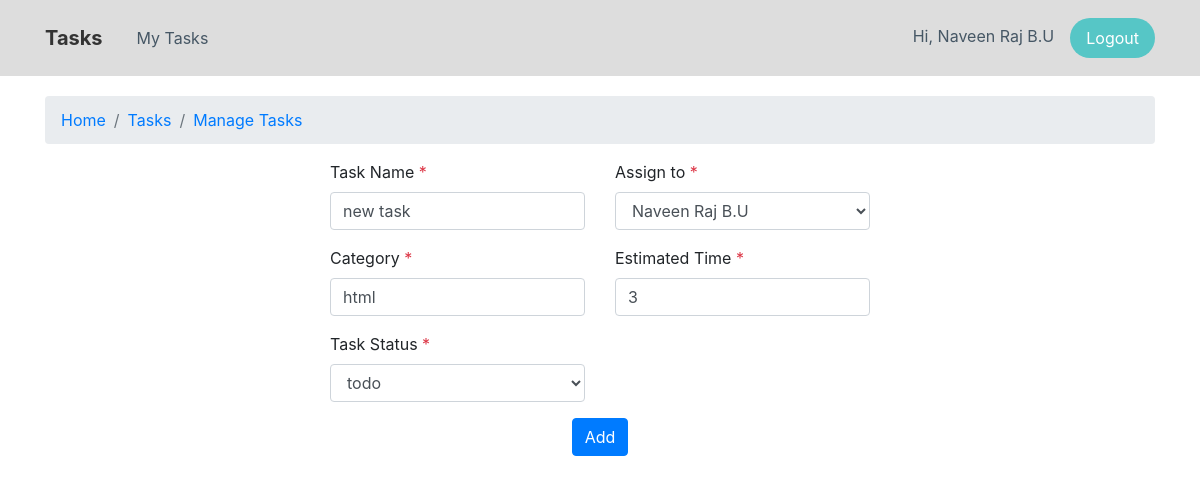
The page /edit-tasks.php (signed in) on the database its author committed.
### tables this page shows
CREATE TABLE `tasks` (
  `id` int(20) NOT NULL,
  `employee_id` int(20) NOT NULL,
  `task_name` varchar(80) NOT NULL,
  `estimated_time` int(20) NOT NULL,
  `completed_time` int(20) DEFAULT NULL,
  `category` varchar(50) DEFAULT NULL,
  `task_status` varchar(50) NOT NULL,
  `report` varchar(100) DEFAULT NULL,
  `date_time` datetime NOT NULL
);

### Main.php (called while the page is built, shortened)
<?php
class Main
{
    protected $mysqli;
    public function __construct()
    {
        include 'config/config.php';
        $this->mysqli =$mysqli;
    }
    public function get_employees($id = null){
        if(is_null($id)){
            $result = mysqli_query($this->mysqli,"SELECT * FROM employees order by id desc");
        }
        else{
            $result = mysqli_query($this->mysqli,"SELECT * FROM employees where id = '$id'");
        }
        return $result;
    }
    public function get_tasks($id = null){
        if(is_null($id)) $result = mysqli_query($this->mysqli,"SELECT t.*,e.name as employee_name FROM tasks as t left join employees as e on t.employee_id = e.id order by t.id desc");
        else $result = mysqli_query($this->mysqli,"SELECT t.*,e.name as employee_name FROM tasks as t left join employees as e on t.employee_id = e.id where t.id = '$id'");
        return $result;
    }
}

### edit-tasks.php (the view, shortened to what this page needs)
<?php
require_once "Main.php";
$main = new Main();
$id = $_GET['id'];
$task = mysqli_fetch_assoc($main->get_tasks($id));
$employees = $main->get_employees();
?>
<!DOCTYPE html>
<html lang="en">
<head>
    <link rel="stylesheet" href="assets/bootstrap/css/bootstrap.min.css">
    <link rel="stylesheet" href="assets/css/styles.css">
</head>
<body>
<?include_once "navigation.php"?>
<section>
    <div class="container">
        <ol class="breadcrumb" style="margin-top: 20px;">
            <li class="breadcrumb-item"><a href="index.php"><span>Home</span></a></li>
            <li class="breadcrumb-item"><a href="tasks.php"><span>Tasks</span></a></li>
            <li class="breadcrumb-item"><a href="#"><span>Manage Tasks</span></a></li>
        </ol>
    </div>
</section>
<div class="container">
    <div class="row">
        <div class="col-md-6 offset-md-3">
            <form action="edit-tasks.php?id=<?=$id?>" method="post">
                <div class="row">
                    <div class="col-md-6">
                        <div class="form-group">
                            <label for="name">Task Name <span class="text-danger">*</span></label>
                            <input type="text" class="form-control" id="name" name="task_name" pattern="[a-zA-Z. ]+" value="<?=$task['task_name']?>" placeholder="Name" required>
                        </div>
                    </div>
                    <div class="col-md-6">
                        <div class="form-group">
                            <label for="employee">Assign to <span class="text-danger">*</span></label>
                            <select id="employee" class="form-control" name="employee_id" required>
                                <?if($employees):?>
                                    <?while($row = mysqli_fetch_assoc($employees)):?>
                                        <option value="<?=$row['id']?>"><?=$row['name']?></option>
                                    <?endwhile;?>
                                <?else:?>
                                    <option>none</option>
                                <?endif;?>
                            </select>
                        </div>
                    </div>
                    <div class="col-md-6">
                        <div class="form-group">
                            <label for="taskcategory">Category <span class="text-danger">*</span></label>
                            <input type="text" class="form-control" id="taskcategory" name="category" value="<?=$task['category']?>" placeholder="Category" required>
                        </div>
                    </div>
                    <div class="col-md-6">
                        <div class="form-group">
                            <label for="estimatedTime">Estimated Time <span class="text-danger">*</span></label>
                            <input type="number" class="form-control" id="estimatedTime" name="estimated_time" value="<?=$task['estimated_time']?>" placeholder="Estimated Time" required>
                        </div>
                    </div>
                    <div class="col-md-6">
                        <div class="form-group">
                            <label for="task_status">Task Status <span class="text-danger">*</span></label>
                            <select id="task_status" class="form-control" name="task_status" required>
                                <option value="todo">todo</option>
                            </select>
                        </div>
                    </div>
                </div>
                <div class="center">
                    <button type="submit" class="btn btn-primary"> Add</button>
                </div>
            </form>
        </div>
    </div>
</div>
</body>
</html>

### assets/css/styles.css (style rules this page uses)
.center { text-align: center; }

### rows shown on the page
tasks: task_name "new task", category "html", estimated_time "3"

### other values the page prints
$_SESSION['employee_name'] "Naveen Raj B.U"
form field employee_id "Naveen Raj B.U"
